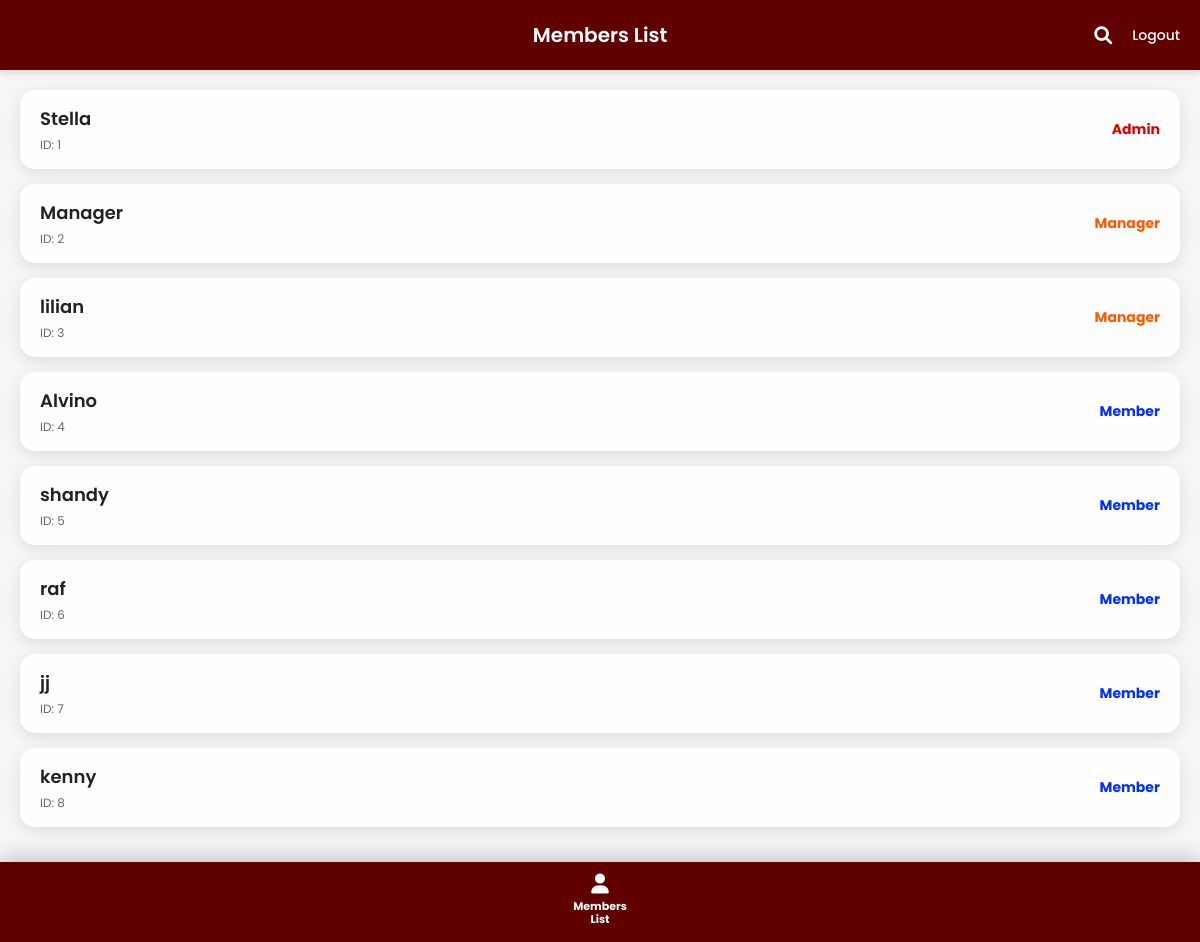
The page /user_page.php (signed in) on the database its author committed.
### tables this page shows
CREATE TABLE `role` (
  `id` int(20) NOT NULL,
  `role` enum('Member','Admin','Manager') DEFAULT 'Member',
  `user_id` int(20) UNSIGNED NOT NULL
);

CREATE TABLE `user` (
  `id` int(20) UNSIGNED NOT NULL,
  `name` varchar(250) NOT NULL,
  `major` varchar(150) NOT NULL,
  `email` varchar(250) NOT NULL,
  `password` varchar(300) NOT NULL,
  `profile_pic` varchar(255) NOT NULL DEFAULT 'avatar1.png'
);

### user_page.php (the view, shortened to what this page needs)
<?php
    require_once 'config.php';
    $role = isset($_SESSION['role']) ? strtolower($_SESSION['role']) : '';
    $can_edit = ($role == 'admin');
    $sql = "SELECT user.id, user.name, role.role
            FROM user
            LEFT JOIN role ON user.id = role.user_id
            ORDER BY user.id ASC";
    $result = $conn->query($sql);
    ?>
    <!DOCTYPE html>
    <html lang="en">
    <head>
        <link rel="stylesheet" href="style.css">
        <link rel="stylesheet" href="https://cdnjs.cloudflare.com/ajax/libs/font-awesome/6.0.0/css/all.min.css">
    </head>
    <body class="user-body">
        <div class="user-container">
            <div class="header" style="position: relative; justify-content: space-between;">
                <div class="header-title" style="position: absolute; left: 50%; transform: translateX(-50%); white-space: nowrap;">
                    Members List
                </div>
                <div style="display: flex; align-items: center; gap: 15px; min-width: 80px; justify-content: flex-end;">
                    <a href="javascript:void(0);" onclick="toggleSearch()" class="header-btn" style="min-width: auto; padding: 5px;">
                        <i class="fas fa-search" style="font-size: 18px;"></i>
                    </a>
                    <a href="logout.php" class="header-btn logout" style="min-width: auto;">Logout</a>
                </div>
            </div>
            <div class="content">
                <?php
                if ($result->num_rows > 0) {
                    while($row = $result->fetch_assoc()) {
                        $displayRole = !empty($row['role']) ? $row['role'] : 'Member';
                ?>
                <div class="card">
                    <a href="member_detail.php?id=<?php echo $row['id']; ?>" class="card-left" style="text-decoration:none; color:inherit; flex: 1;">
                        <span class="student-name"><?php echo htmlspecialchars($row['name']); ?></span>
                        <span class="student-id">ID: <?php echo htmlspecialchars($row['id']); ?></span>
                    </a>
                    <div class="card-right" style="display: flex; align-items: center; gap: 10px;">
                        <span class="role-badge <?php echo strtolower($displayRole); ?>">
                            <?php echo htmlspecialchars($displayRole); ?>
                        </span>
                    </div>
                </div>
                <?php
                    }
                } else {
                    echo "<p style='text-align:center; margin-top:20px; color: #666;'>No members found.</p>";
                }
                ?>
            </div>
            <div class="bottom-nav">
                <?php if ($can_edit):  ?>
                    <a href="user_page.php" class="nav-item active">
                        <i class="fas fa-users-cog"></i>
                        <span class="nav-text">Manage<br>members</span>
                    </a>
                    <a href="meeting_list.php" class="nav-item">
                        <i class="fas fa-calendar-check"></i>
                        <span class="nav-text">Manage<br>schedule</span>
                    </a>
                    <a href="admin_logs.php" class="nav-item">
                        <i class="fas fa-file-alt"></i>
                        <span class="nav-text">View<br>Logs</span>
                    </a>
                <?php else:  ?>
                    <a href="user_page.php" class="nav-item active">
                        <i class="fa-solid fa-user"></i>
                        <span class="nav-text">Members<br>List</span>
                    </a>
                <?php endif; ?>
            </div>
        </div>
    </body>
    </html>

### style.css (style rules this page uses)
* { margin: 0; padding: 0; box-sizing: border-box; font-family: "Poppins", serif; }
body { display: flex; justify-content: center; align-items: center; min-height: 100vh; background-image: linear-gradient(to right, rgba(90, 5, 5, 0.4), rgba(216, 131, 131, 0.4)), url('images/library-2.png'); background-size: cover; background-position: center; background-attachment: fixed; }
span { color: #d5123f; }
body.user-body { background-color: #f0f0f0; background-image: url('images/library-2.png'); background-size: cover; background-position: center; background-attachment: fixed; height: 100vh; position: relative; display: block; }
.role-badge.admin { color: #de0000; }
.role-badge.member { color: #002fff; }
.role-badge.manager { color: #ff5900; }
.user-container { position: relative; z-index: 2; height: 100%; display: flex; flex-direction: column; margin: 0; }
.header { background-color: #600000; color: white; padding: 0 20px; text-align: center; font-size: 20px; font-weight: 600; box-shadow: 0 4px 6px rgba(0,0,0,0.1); height: 70px; display: flex; justify-content: space-between; align-items: center; font-family: "Poppins", serif; }
.header-btn { color: white; text-decoration: none; font-size: 14px; font-weight: 500; min-width: 60px; display: flex; align-items: center; }
.header-btn.logout { justify-content: flex-end; }
.content { flex: 1; padding: 20px; overflow-y: auto; padding-bottom: 100px; }
.card { background: rgba(255, 255, 255, 0.9); border-radius: 15px; padding: 15px 20px; margin-bottom: 15px; display: flex; justify-content: space-between; align-items: center; box-shadow: 0 4px 15px rgba(0,0,0,0.1); font-family: 'Poppins', sans-serif; }
.card-left { display: flex; flex-direction: column; justify-content: center; gap: 2px; }
.student-name, .meeting-title { font-size: 18px; color: #222; font-weight: 600; }
.student-id, .meeting-time { font-size: 12px; color: #666; margin-top: 2px; }
.card-right, .room-text { font-weight: bold; color: #000; font-size: 14px; }
.bottom-nav { position: fixed; bottom: 0; left: 0; width: 100%; background-color: #600000; height: 80px; display: flex; justify-content: space-around; align-items: center; padding: 0 20px; box-shadow: 0 -5px 20px rgba(0,0,0,0.2); z-index: 10; }
.bottom-nav .nav-item { display: flex; flex-direction: column; align-items: center; justify-content: center; text-align: center; color: rgba(255, 255, 255, 0.6) !important; text-decoration: none; transition: all 0.3s ease; height: 100%; flex: 1; }
.bottom-nav .nav-item span { color: inherit !important; font-size: 11px; line-height: 1.2; margin-top: 4px; }
.bottom-nav .nav-item i { color: inherit !important; font-size: 20px; margin-bottom: 2px; }
.bottom-nav .nav-item.active { color: #ffffff !important; transform: translateY(-2px); opacity: 1; }
.bottom-nav .nav-item.active span { font-weight: 700; }
.nav-item.active { color: #ffffff !important; opacity: 1; }
.nav-item { color: #ffffff; opacity: 0.6; transition: opacity 0.3s; }

### rows shown on the page
role: user.name "Stella", user "1", role "Admin"
role: user.name "Manager", user "2", role "Manager"
role: user.name "lilian", user "3", role "Manager"
role: user.name "Alvino", user "4", role "Member"
role: user.name "shandy", user "5", role "Member"
role: user.name "raf", user "6", role "Member"
role: user.name "jj", user "7", role "Member"
role: user.name "kenny", user "8", role "Member"
